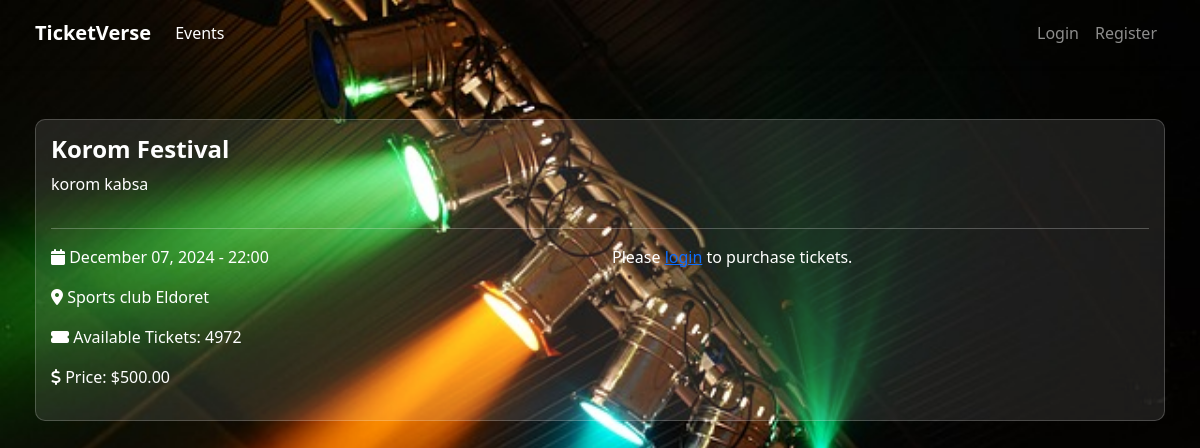
Screenshot of /event/5/ with the database file from the repository.
### events/models.py (models this page shows, shortened)
class Event(models.Model):
    title = models.CharField(max_length=200)
    description = models.TextField()
    date = models.DateTimeField()
    venue = models.CharField(max_length=200)
    capacity = models.PositiveIntegerField()
    price = models.DecimalField(max_digits=10, decimal_places=2)
    created_by = models.ForeignKey(User, on_delete=models.CASCADE)
    created_at = models.DateTimeField(auto_now_add=True)
    updated_at = models.DateTimeField(auto_now=True)
    @property
    def available_tickets(self):
        sold_tickets = self.ticket_set.filter(is_cancelled=False).count()
        return self.capacity - sold_tickets

### events/views.py (the view)
# urls.py: path('event/<int:pk>/', views.EventDetailView.as_view(), name='event-detail'),
class EventDetailView(DetailView):
    model = Event
    template_name = 'events/event_detail.html'
    def get_context_data(self, **kwargs):
        context = super().get_context_data(**kwargs)
        if self.request.user.is_authenticated:
            context['ticket_form'] = TicketPurchaseForm()
        return context

### templates/events/event_detail.html
{% extends "base.html" %}
{% block content %}
<div class="card">
    <div class="card-body">
        <h2 class="card-title">{{ event.title }}</h2>
        <p class="card-text">{{ event.description }}</p>
        <hr>
        <div class="row">
            <div class="col-md-6">
                <p><i class="fas fa-calendar"></i> {{ event.date|date:"F d, Y - H:i" }}</p>
                <p><i class="fas fa-map-marker-alt"></i> {{ event.venue }}</p>
                <p><i class="fas fa-ticket-alt"></i> Available Tickets: {{ event.available_tickets }}</p>
                <p><i class="fas fa-dollar-sign"></i> Price: ${{ event.price }}</p>
            </div>
            <div class="col-md-6">
                {% if user.is_authenticated and event.available_tickets > 0 %}
                    <form method="POST" action="{% url 'purchase-ticket' event.pk %}">
                        {% csrf_token %}
                        {{ ticket_form.as_p }}
                        <button type="submit" class="btn btn-success">
                            <i class="fas fa-shopping-cart"></i> Purchase Ticket
                        </button>
                    </form>
                {% elif not user.is_authenticated %}
                    <p>Please <a href="{% url 'login' %}">login</a> to purchase tickets.</p>
                {% else %}
                    <p class="text-danger">Sorry, this event is sold out!</p>
                {% endif %}
            </div>
        </div>
    </div>
</div>
{% endblock content %}

### static/css/styles.css (style rules this page uses)
body { background: url('/static/images/background.jpg') no-repeat center center fixed; background-size: cover; color: #fff; }
.card { border-radius: 10px; background: rgba(255, 255, 255, 0.1); color: #fff; border: 1px solid rgba(255, 255, 255, 0.2); }
.card-title { font-size: 1.5rem; font-weight: bold; }
.card-text { font-size: 1rem; }
.card-body { padding: 15px; display: flex; flex-direction: column; justify-content: space-between; }

### rows the page displays
Event: title "Korom Festival", description "korom kabsa", date "December 07, 2024 - 22:00", venue "Sports club Eldoret", available_tickets "4972", price "500.00"
